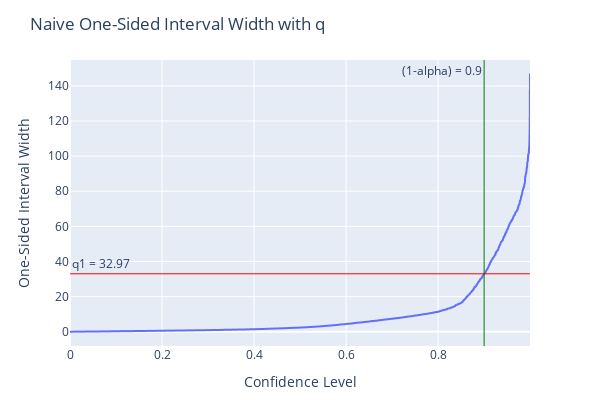

Write notebook code for a chart like this one.
### Code cell
# Conformalized Quantile Regression (CQR) model

# parameters
method = "naive" # conformalized quantile regression
alpha = 1 - confidence_lv # significance level
model_cqr = model.conformal_predict(df_test, calibration_df=df_cal, method=method, alpha=alpha, plotting_backend="plotly-static")

### Figure 1 — Plotly figure (JSON) as saved in the notebook; plotly's stock layout.template omitted (floating-point values rounded to 4 significant figures; data arrays with more than 128 entries replaced by an {"elided": "..."} marker saying what was removed)
{"data": [{"hovertemplate": "Confidence Level=%{x}<br>One-Sided Interval Width=%{y}<extra></extra>", "legendgroup": "", "line": {"color": "#636efa", "dash": "solid"}, "marker": {"symbol": "circle"}, "mode": "lines", "name": "", "showlegend": false, "type": "scattergl", "x": {"elided": "3875 float values"}, "xaxis": "x", "y": {"elided": "3875 float values"}, "yaxis": "y"}], "layout": {"annotations": [{"showarrow": false, "text": "(1-alpha) = 0.9", "x": 0.9, "xanchor": "right", "xref": "x", "y": 1, "yanchor": "top", "yref": "y domain"}, {"showarrow": false, "text": "q1 = 32.97", "x": 0, "xanchor": "left", "xref": "x domain", "y": 32.97, "yanchor": "bottom", "yref": "y"}], "height": 400, "legend": {"tracegroupgap": 0}, "margin": {"b": 50, "l": 70, "r": 70, "t": 60}, "shapes": [{"line": {"color": "green", "width": 1}, "type": "line", "x0": 0.9, "x1": 0.9, "xref": "x", "y0": 0, "y1": 1, "yref": "y domain"}, {"line": {"color": "red", "width": 1}, "type": "line", "x0": 0, "x1": 1, "xref": "x domain", "y0": 32.97, "y1": 32.97, "yref": "y"}], "title": {"text": "Naive One-Sided Interval Width with q"}, "width": 600, "xaxis": {"anchor": "y", "domain": [0, 1], "title": {"text": "Confidence Level"}}, "yaxis": {"anchor": "x", "domain": [0, 1], "title": {"text": "One-Sided Interval Width"}}}}
